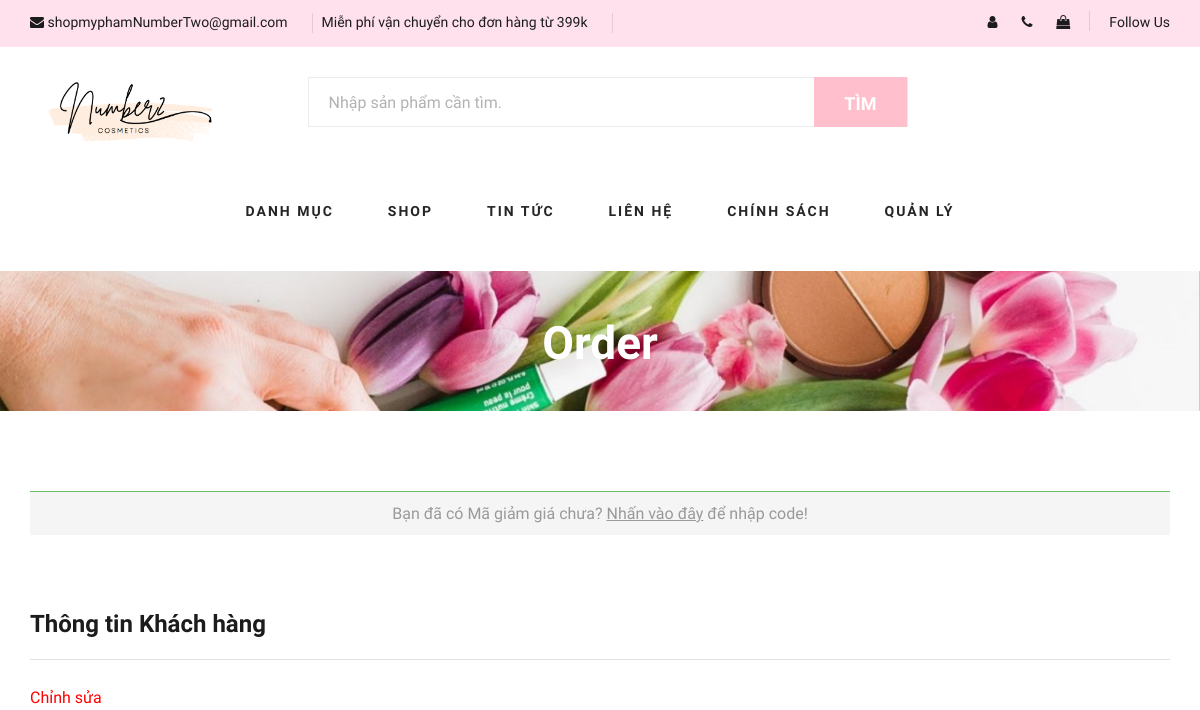
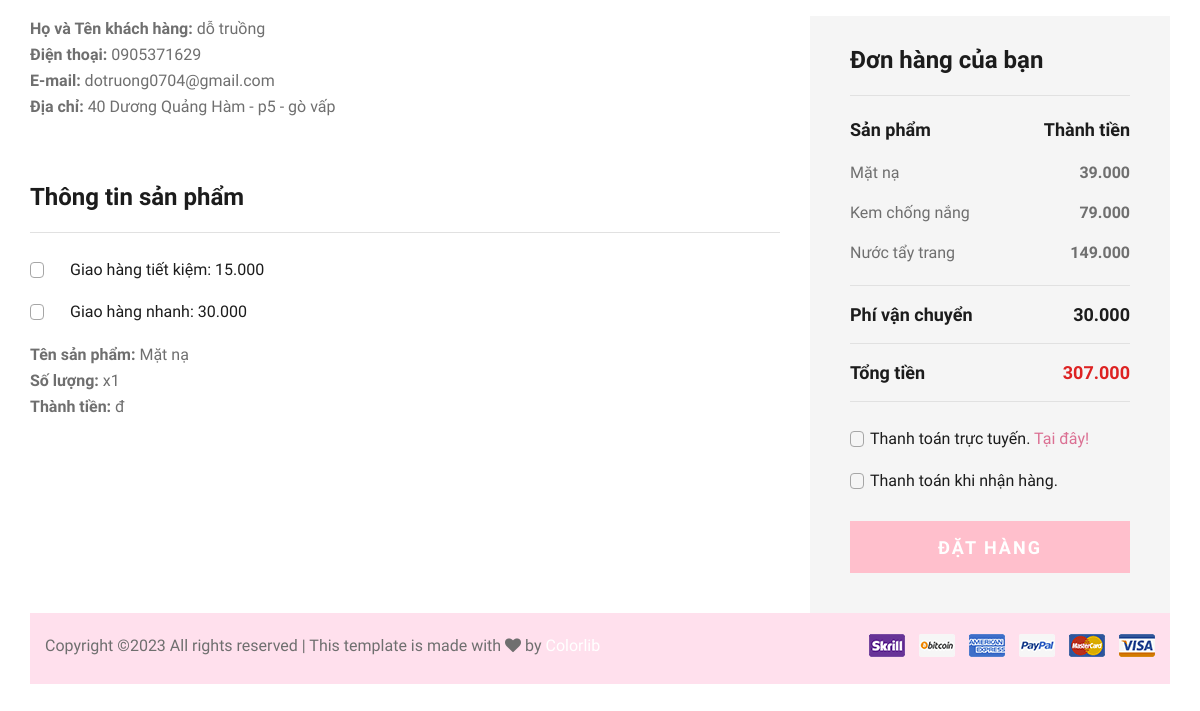
/dathang.php, run on an earlier commit of the app's database (2 pictures, top to bottom).
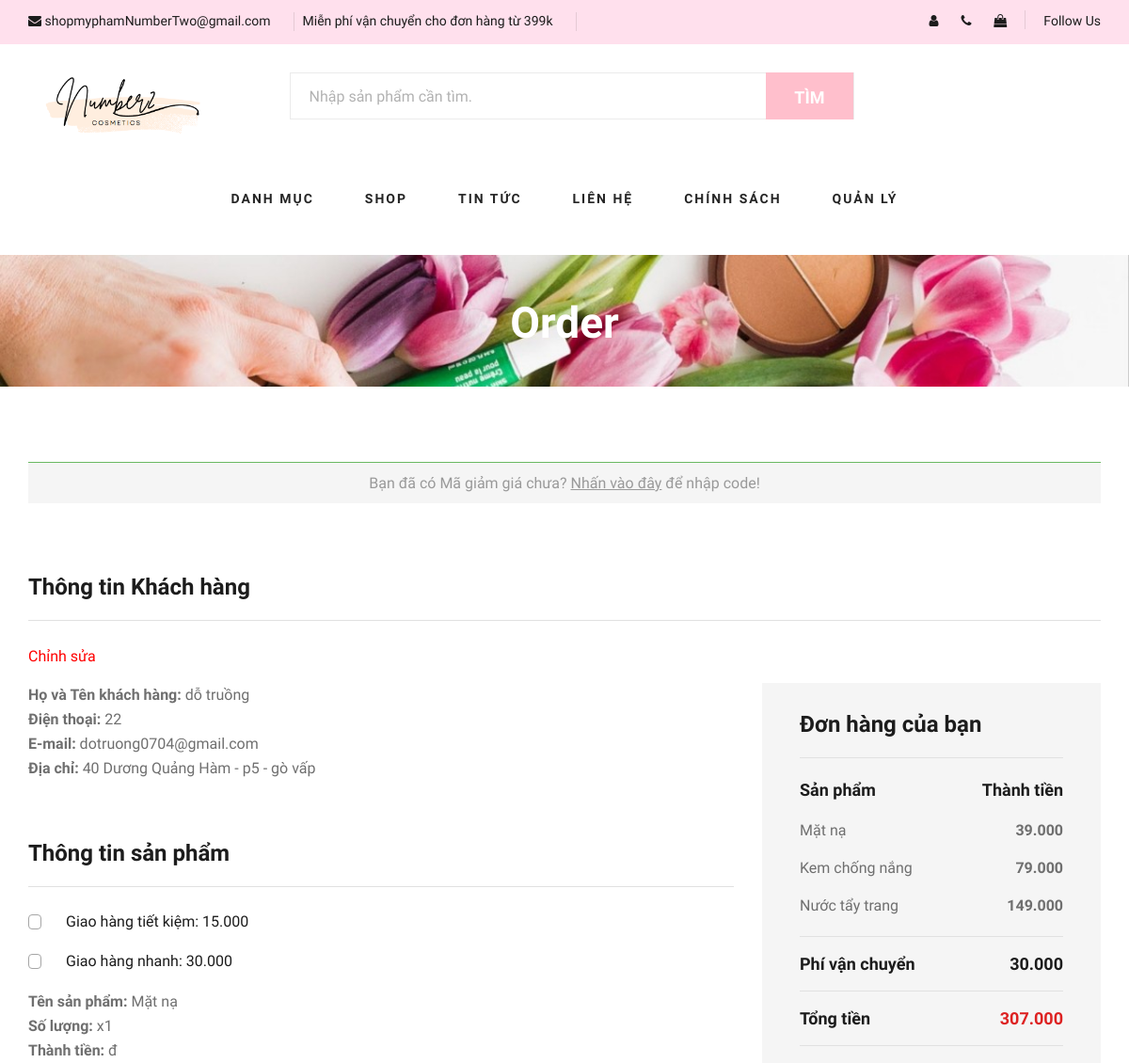
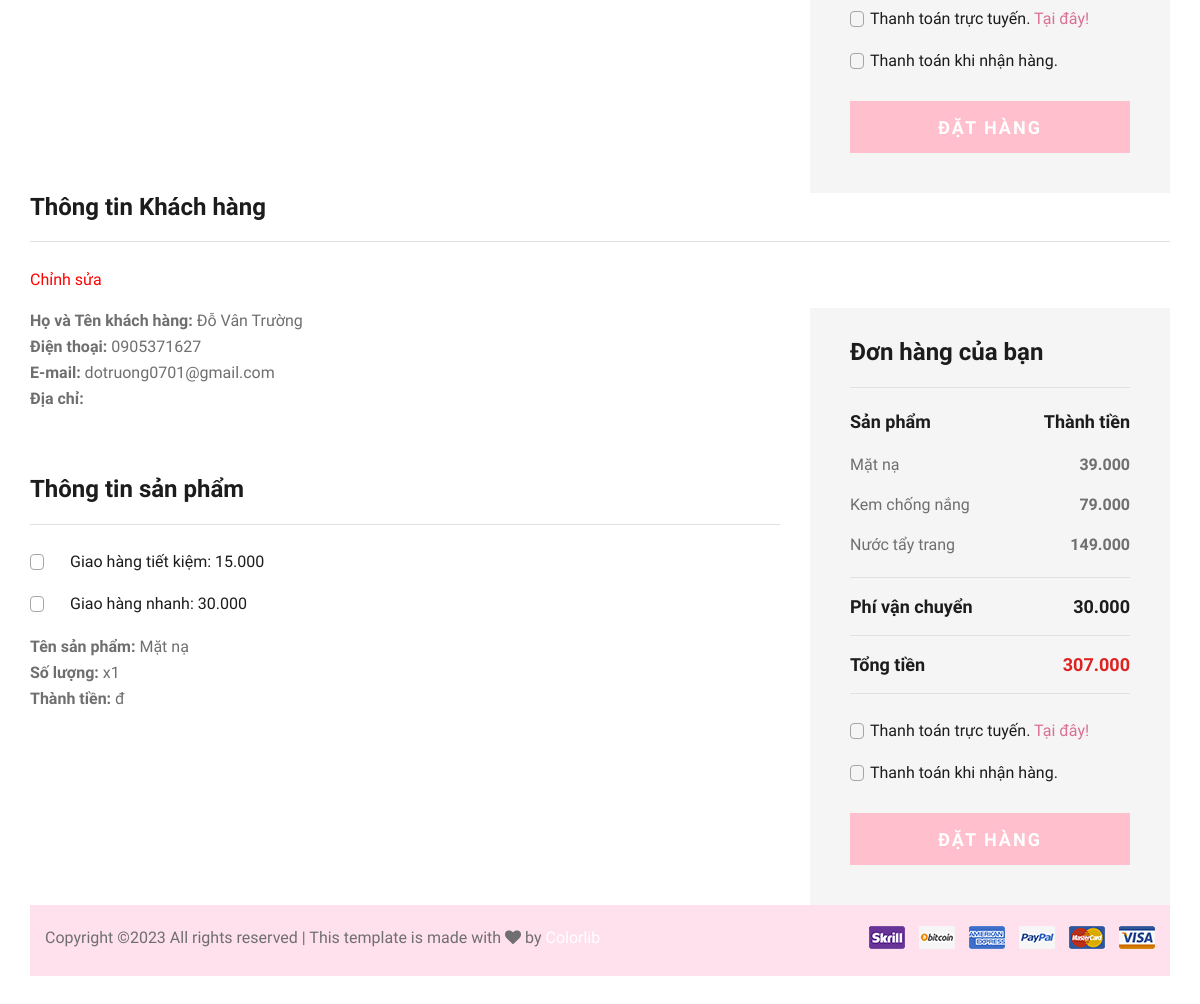
And on a later commit of the database (2 pictures, top to bottom).
### tables this page shows
CREATE TABLE `khachhang` (
  `MaKhachHang` int(11) NOT NULL,
  `HoTen` varchar(20) NOT NULL,
  `SoDienThoai` varchar(20) NOT NULL,
  `DiaChi` varchar(100) NOT NULL,
  `MatKhau` varchar(50) NOT NULL,
  `Email` varchar(100) NOT NULL,
  `trangThai` int(11) NOT NULL DEFAULT 1
);

### model/mCustomer.php (called while the page is built, shortened)
<?php
    include_once("connect.php");
    class MCustomer {
        function selectAllCustomers() {
            $p = new ConnectDB();
            if ($p->connect_DB($con)) {
                $str = "SELECT * FROM khachhang";
                $tbl = mysqli_query($con, $str);
                return $tbl;
            } else {
                return false;
            }
        }
    }
?>

### model/connect.php (called while the page is built, shortened)
<?php
    class ConnectDB{
        function connect_DB(& $conn){
            $conn = mysqli_connect("localhost", "root", "", "mypham");
            if ($conn){
                mysqli_set_charset($conn, "utf8");
                return $conn;
            }else{
                return false;
            }
        }
    }
?>

### controller/cCustomer.php (called while the page is built)
<?php
    include_once("Model/mCustomer.php");
    class CCustomer{
        function getAllCustomers(){
            $p = new MCustomer();
            $tbl = $p -> selectAllCustomers();
            return $tbl;
        }
    }
?>

### view/vCustomer1.php (the view, shortened to what this page needs)
<?php
    include_once("controller/cCustomer.php");
    class VCustomer{
        function viewAllCustomers(){
            $p = new CCustomer();
            $tbl = $p -> getAllCustomers();
            showCustomer($tbl);
        }
    }
    function showCustomer($tbl){
        if($tbl){
            if(mysqli_num_rows($tbl) >0){
                echo '<table class="prod_tbl"> <tr>';
                if ($row = mysqli_fetch_assoc($tbl)){
                    while($row = mysqli_fetch_assoc($tbl)){
                        if($row["trangThai"] == 1){
                            echo "
                            <h4>Thông tin Khách hàng</h4>
                            <p><a href='./themthongtin.html' style='color: red'> Chỉnh sửa</a></p>
                          <form action='#'>
                              <div class='row'>
                                  <div class='col-lg-8 col-md-6'>
                                    <p><b>Họ và Tên khách hàng:</b> ".$row["HoTen"]."<br>
                                       <b>Điện thoại:</b> ".$row["SoDienThoai"]."<br>
                                       <b>E-mail:</b> ".$row["Email"]."<br>
                                       <b>Địa chỉ:</b> ".$row["DiaChi"]."</p>
                                       <br><br>
                                 <h4>Thông tin sản phẩm</h4>
                                 <div class='checkout__input__checkbox'>
                                     <label>Giao hàng tiết kiệm: 15.000
                                           <span class='checkmark'></span>
                                     </label>
                                 </div>
                                 <div class='checkout__input__checkbox'>
                                     <label>Giao hàng nhanh: 30.000
                                           <span class='checkmark'></span>
                                      </label>
                                  </div>
                                    <p><b>Tên sản phẩm:</b> Mặt nạ<br>
                                       <b>Số lượng:</b> x1<br>
                                       <b>Thành tiền:</b> đ<br>
                                  </div>
                                  <div class='col-lg-4 col-md-6'>
                                      <div class='checkout__order'>
                                          <h4>Đơn hàng của bạn</h4>
                                          <div class='checkout__order__products'>Sản phẩm <span>Thành tiền</span></div>
                                          <ul>
                                              <li>Mặt nạ <span>39.000</span></li>
                                              <li>Kem chống nắng<span>79.000</span></li>
                                              <li>Nước tẩy trang<span>149.000</span></li>
                                          </ul>
                                          <div class='checkout__order__subtotal'>Phí vận chuyển<span>30.000</span></div>
                                          <div class='checkout__order__total'>Tổng tiền<span>307.000</span></div>
                                          <div class='checkout__input__checkbox'>
                                              <label for='payment'>
                                                  Thanh toán trực tuyến. <a href='./thongtinthanhtoan.html' style='color: palevioletred'>Tại đây!</a>
                                                  <span class='checkmark'></span>
                                              </label>
                                          </div>
                                          <div class='checkout__input__checkbox'>
                                              <label for='paypal'>
                                                  Thanh toán khi nhận hàng.
                                                  <span class='checkmark'></span>
                                              </label>
                                          </div>
                                          <button type='submit' class='site-btn2'>ĐẶT HÀNG</button>
                                      </div>
                                  </div>
                              </div>
                              ";
                        }
                    }
            }
        }else{
            echo"Vui lòng nhập dữ liệu!";
        }
    }
}
?>

### dathang.php (shortened to what this page needs)
<!DOCTYPE html>
<html lang="zxx">
<head>
    <link rel="stylesheet" href="css/bootstrap.min.css" type="text/css">
    <link rel="stylesheet" href="css/font-awesome.min.css" type="text/css">
    <link rel="stylesheet" href="css/elegant-icons.css" type="text/css">
    <link rel="stylesheet" href="css/nice-select.css" type="text/css">
    <link rel="stylesheet" href="css/jquery-ui.min.css" type="text/css">
    <link rel="stylesheet" href="css/owl.carousel.min.css" type="text/css">
    <link rel="stylesheet" href="css/slicknav.min.css" type="text/css">
    <link rel="stylesheet" href="css/pagephu.css" type="text/css">
</head>
<body>
    <header class="header">
        <div class="header__top">
            <div class="container">
                <div class="row">
                    <div class="col-lg-8 col-md-6">
                        <div class="header__top__left">
                            <ul>
                                <li><i class="fa fa-envelope"></i> shopmyphamNumberTwo@gmail.com</li>
                                <li>Miễn phí vận chuyển cho đơn hàng từ 399k</li>
                            </ul>
                        </div>
                    </div>
                    <div class="col-lg-4 col-md-6">
                        <div class="header__top__right">
                            <div class="header__top__right__social">
                                <a href="#"><i class="fa fa-user"></i></a>
                                <a href="#"><i class="fa fa-phone"></i></a>
                                <a href="cart.php"><i class="fa fa-shopping-bag"></i></a>
                            </div>
                            <div class="header__top__right__auth">
                                <a href="#">Follow Us</a>
                            </div>
                        </div>
                    </div>
                </div>
            </div>
        </div>
        <div class="container">
            <div class="row">
                <div class="col-lg-3">
                    <div class="header__logo">
                        <a href="./index.php"><img src="./img/logo.png" alt=""></a>
                    </div>
                </div>
                <div class="hero__search">
                    <div class="hero__search__form">
                        <form action="#">
                            <input type="text" placeholder="Nhập sản phẩm cần tìm.">
                            <button type="submit" class="site-btn">TÌM</button>
                        </form>
                    </div>&nbsp&nbsp&nbsp&nbsp&nbsp&nbsp
                </div>
                <div class="col-lg-12">
                    <nav class="header__menu">
                        <ul>
                            <li><a href="#">Danh mục</a>
                            </li>
                            <li><a href="#">Shop</a></li>
                            <li><a href="#">Tin tức</a></li>
                            <li><a href="#">Liên hệ</a></li>
                            <li><a href="#">Chính sách</a></li>
                            <li><a href="#">Quản lý</a></li>
                        </ul>
                    </nav>
                </div>
            </div>
        </div>
    </header>
    <br>
    <section class="breadcrumb-section set-bg" data-setbg="img/bgxemct.jpg">
        <div class="container">
            <div class="row">
                <div class="col-lg-12 text-center">
                    <div class="breadcrumb__text">
                        <h2>Order</h2>
                    </div>
                </div>
            </div>
        </div>
    </section>
    <section class="checkout spad">
        <div class="container">
            <div class="row">
                <div class="col-lg-12">
                    <h6>Bạn đã có Mã giảm giá chưa? <a href="#">Nhấn vào đây</a> để nhập code!</h6>
                </div>
            </div>
            <div class="checkout__form">
            <?php
                    include_once("view/vCustomer1.php");
                    $p = new VCustomer();
                    $p -> viewAllCustomers();
                ?>
            </div>
        </div>
    </section>
    <footer class="footer spad">
        <div class="container">
            <div class="row">
                <div class="col-lg-12">
                    <div class="footer__copyright">
                        <div class="footer__copyright__text"><p>
  Copyright &copy;<script>document.write(new Date().getFullYear());</script> All rights reserved | This template is made with
                        <i class="fa fa-heart" aria-hidden="true"></i> by <a href="https://colorlib.com" target="_blank">Colorlib</a></p></div>
                        <div class="footer__copyright__payment"><img src="img/payment-item.png" alt=""></div>
                    </div>
                </div>
            </div>
        </div>
    </footer>
</body>
</html>

What changed in the data, as far as the page shows it:
changed khachhang "dỗ truồng": SoDienThoai "0905371629" → "22"
added khachhang: HoTen "Đỗ Vân Trường", SoDienThoai "0905371627", Email "dotruong0701@gmail.com"
